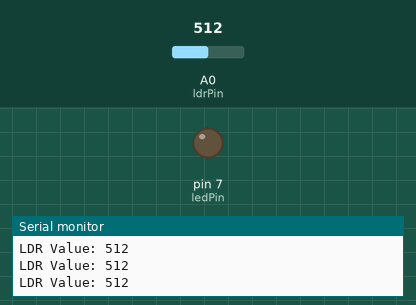
This sketch was run on a simulated Arduino Uno, built with avr-gcc and run on an emulated ATmega328P. On the bench: output pins drawn as LEDs (lit = HIGH), the last lines printed to the serial monitor. Inputs (shaded band) come from the test bench; at power-on: A0 (ldrPin) = 512.

Above: at 1.3 s.
1.4 s: A0 (ldrPin) set to 110
2.9 s: A0 (ldrPin) set to 88
At 4.2 s:
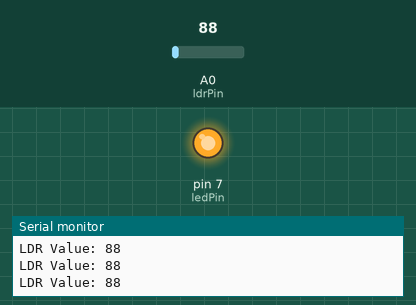
4.5 s: A0 (ldrPin) set to 122
At 5.4 s:
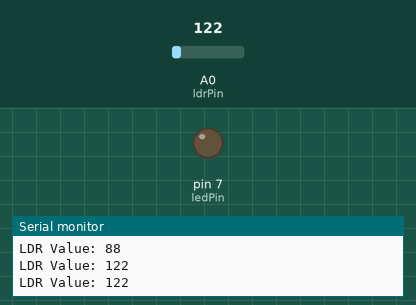
6.0 s: A0 (ldrPin) set to 90
At 6.6 s:
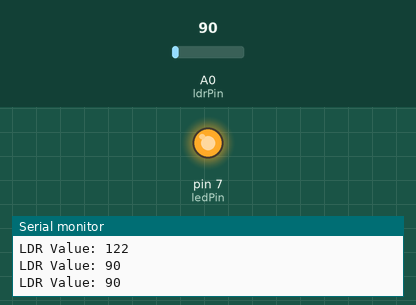
Timing chart, 0 to 8.5 s (numbered marks = the images above; inputs shaded):
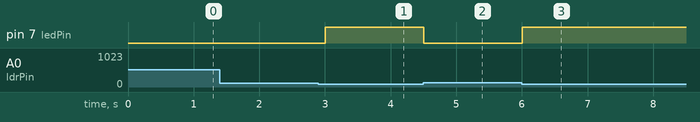

Measured:
- the behaviour switches between 100 and 99 on A0 (ldrPin) (found by bisection; images 0 and 1)
- after the input at 2.9 s, pin 7 (ledPin): LOW → HIGH after 0.10 s
- after the input at 4.5 s, pin 7 (ledPin): HIGH → LOW at once
- after the input at 6.0 s, pin 7 (ledPin): LOW → HIGH at once

The sketch:

Automatic_Street_Light.ino
```cpp
int ldrPin = A0;
int ledPin = 7;

int sensorValue;

void setup()
{
    pinMode(ledPin, OUTPUT);
    Serial.begin(9600);
}

void loop()
{
    sensorValue = analogRead(ldrPin);

    Serial.print("LDR Value: ");
    Serial.println(sensorValue);

    if(sensorValue < 100)
    {
        digitalWrite(ledPin, HIGH);
    }
    else
    {
        digitalWrite(ledPin, LOW);
    }

    delay(500);
}
```
